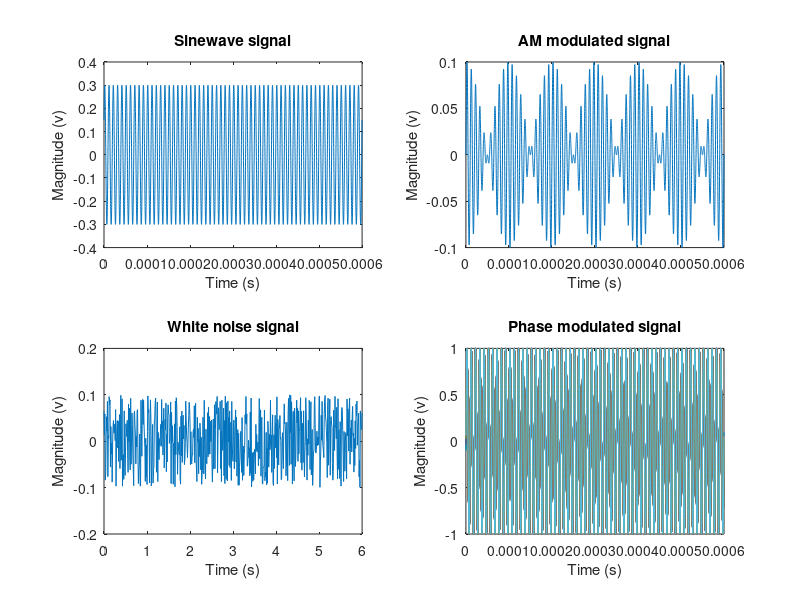

Recreate this plot in MATLAB.
% FIP 1A - Matlab - Ex 2
% Yann Feunteun, Maxime Mouchet
close all
clear
clc

figure

% Sinewave signal
subplot(2,2,1)

t = 0:0.0000001:0.0006;
A = 0.3;
f = 100*10^3;
w = 2*pi*f;
phi = pi/6;
y = A*sin(w*t+phi);

plot(t,y);
title('Sinewave signal');
xlabel('Time (s)');
ylabel('Magnitude (v)');

% AM modulated signal
subplot(2,2,2)

t = 0:0.0000001:0.0006;
A = 0.1;
fm = 5*10^3;
w = 2*pi*fm;
signal = A*cos(w*t);

fc = 100*10^3;
w = 2*pi*fc;
carrier = sin(w*t);

y = signal.*carrier;

plot(t,y);
title('AM modulated signal');
xlabel('Time (s)');
ylabel('Magnitude (v)');

% White noise signal
subplot(2,2,3);

t = 0:0.01:6;
yr = -0.1 + (0.2).*rand(length(t),1);

plot(t, yr);
ylim([-0.2 0.2]);
title('White noise signal');
xlabel('Time (s)');
ylabel('Magnitude (v)');

% Phase modulated signal
subplot(2,2,4)

t = 0:0.0000001:0.0006;

A = 1;
fc = 100*10^3;
w = 2*pi*fc;

y = A*sin(w*t+yr);
plot(t, y);
title('Phase modulated signal');
xlabel('Time (s)');
ylabel('Magnitude (v)');